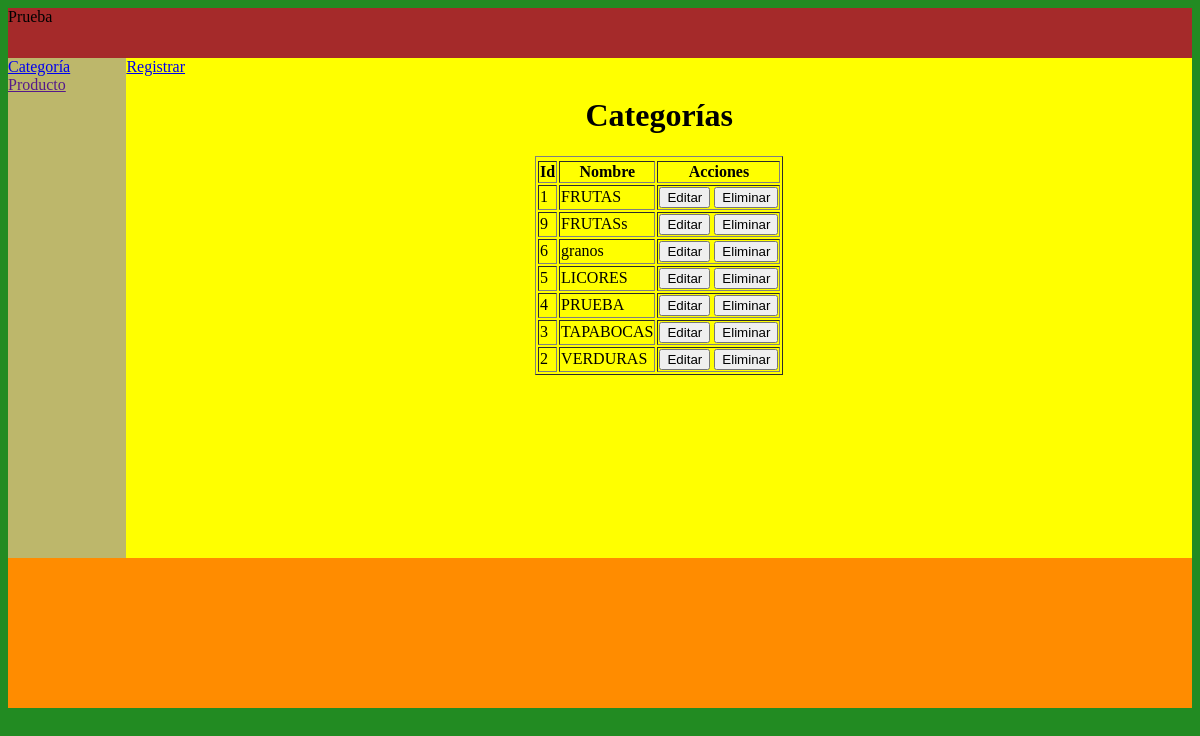
/Vista/listarCategoria.php, run on an earlier commit of the app's database.
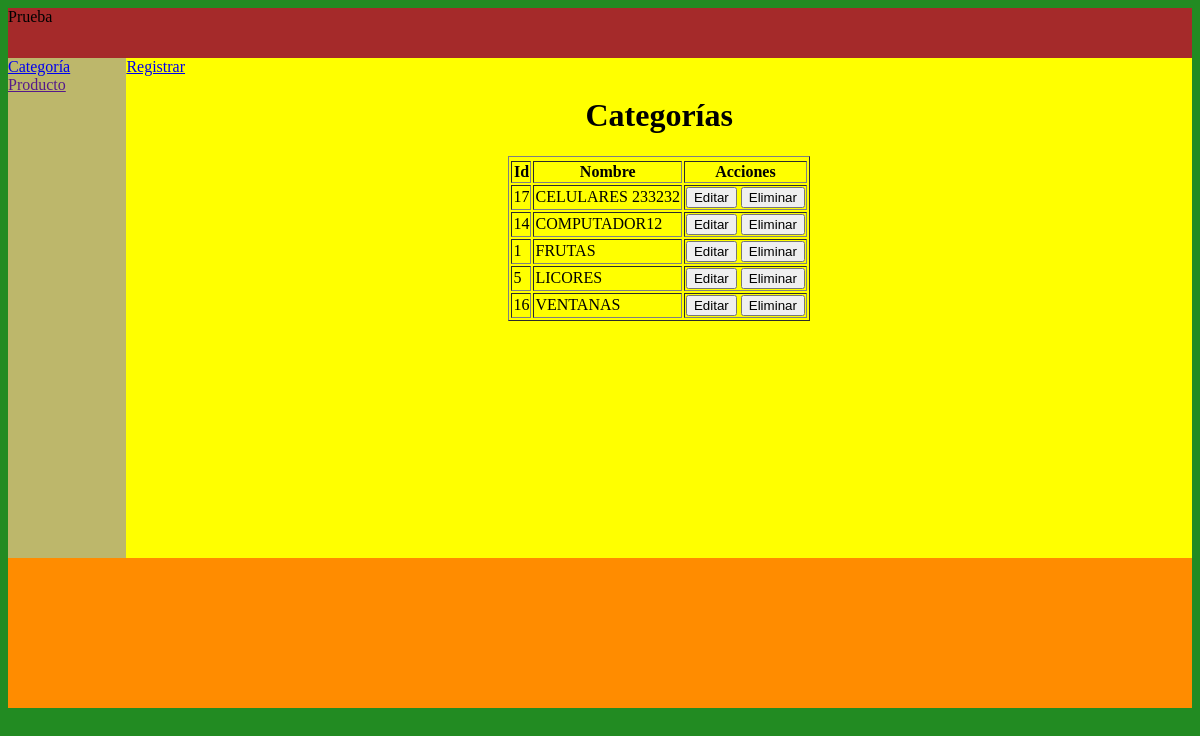
And on a later commit of the database.
### tables this page shows
CREATE TABLE `categoria` (
  `idCategoria` int(11) NOT NULL,
  `nombre` varchar(40) NOT NULL
);

### Controlador/controladorCategoria.php (called while the page is built, shortened)
<?php
require_once('../Modelo/crudCategoria.php');
class controladorCategoria{
    public function listarCategoria(){
       $crudCategoria = new crudCategoria();
       $listaCategoria = $crudCategoria->listarCategoria();
       return $listaCategoria;
    }
}
$controladorCategoria = new controladorCategoria();
$listaCategoria = $controladorCategoria->listarCategoria();
?>

### Modelo/crudCategoria.php (called while the page is built, shortened)
<?php
class crudCategoria{
    public function listarCategoria(){
      $baseDatos = Conexion::conectar();
      $sql = $baseDatos->query('SELECT * FROM categoria ORDER BY nombre ASC');
      $sql->execute();
      return($sql->fetchAll());
    }
}
?>

### Vista/listarCategoria.php (the view, shortened to what this page needs)
<?php
require_once('../Controlador/controladorCategoria.php');
require_once('layoutSuperior.php');
?>
<a href="../Controlador/controladorCategoria.php?vista=registrarCategoria.php" >Registrar</a>
    <h1 align="center">Categorías</h1>
    <table border="1" align="center">
        <thead>
            <tr>
            <tr>
                <th>Id</th>
                <th>Nombre</th>
                <th>Acciones</th>
            </tr>
        </thead>
        <tbody>
            <?php
                foreach($listaCategoria as $categoria){
                    echo "<tr>";
                    echo "<td>".$categoria['idCategoria']."</td>";
                    echo "<td>".$categoria['nombre']."</td>";
                    echo "<td>
                    <form id='frmCategoria$categoria[idCategoria]' method='POST' action='../Controlador/controladorCategoria.php'>
                        <input type='hidden' name='idCategoria' value=".$categoria['idCategoria']." />
                        <button type='submit' name='Editar'>Editar</button>
                        <button type='button' onclick='validarEliminacion($categoria[idCategoria])' name='Eliminar'>Eliminar</button>
                        <input type='hidden' name='Eliminar' />
                        </form>
                    </td>";
                    echo "</tr>";
                }
            ?>
        </tbody>
    </table>
<?php
require_once('layoutInferior.php');
?>

### Vista/layoutSuperior.php (shortened to what this page needs)
<!DOCTYPE html>
<html lang="en">
<head>
    <link rel="stylesheet" href="../assets/css/style.css">
</head>
<body>
    <div id="contenedor">
        <div id="superior">
            Prueba
        </div>
        <div id="medio">
            <div id="izquierdo">
                <a href="vista/listarCategoria.php">Categoría</a>
                <br>
                <a href="">Producto</a>
            </div>
            <div id="derecho">

### Vista/layoutInferior.php
            </div>
        </div>
    </div>
</body>
</html>

### assets/css/style.css (style rules this page uses)
body { background-color: forestgreen; }
#contenedor { background-color: darkorange; height:700px; width:100%; }
#superior { background-color: brown; height:50px; }
#medio { background-color: chartreuse; height: 500px; }
#izquierdo { background-color: darkkhaki; height: 500px; width:10%; float: left; }
#derecho { background-color:yellow; height: 500px; width:auto; }

What changed in the data, as far as the page shows it:
removed categoria: idCategoria "9", nombre "FRUTASs"
removed categoria: idCategoria "6", nombre "granos"
removed categoria: idCategoria "4", nombre "PRUEBA"
removed categoria: idCategoria "3", nombre "TAPABOCAS"
removed categoria: idCategoria "2", nombre "VERDURAS"
added categoria: idCategoria "17", nombre "CELULARES 233232"
added categoria: idCategoria "14", nombre "COMPUTADOR12"
added categoria: idCategoria "16", nombre "VENTANAS"
